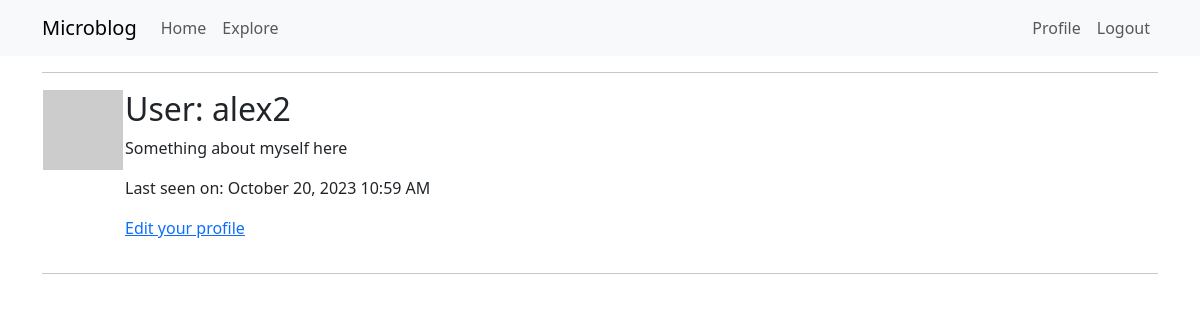
Before: /user/alex2 (signed in) with the older database file.
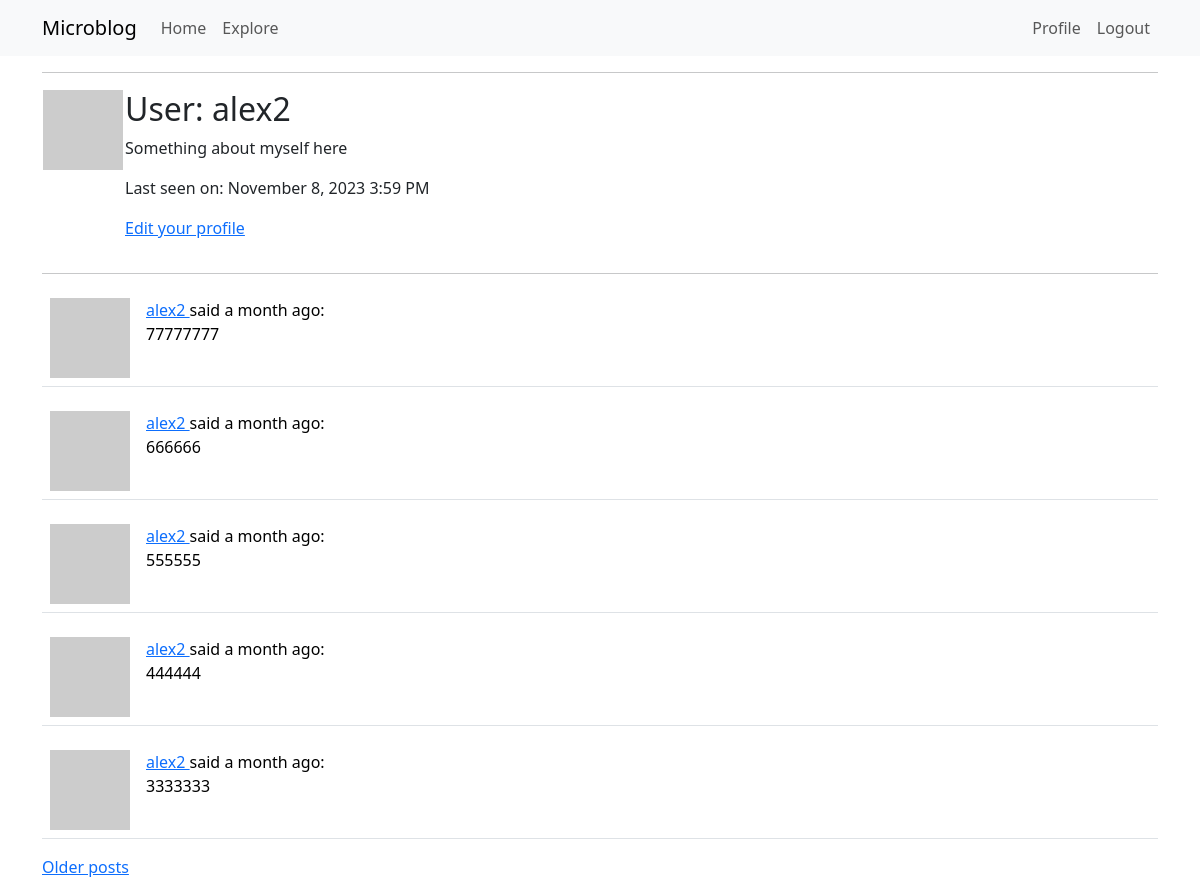
After: the same page with the newer database file.
### app/models.py (models this page shows, shortened)
class User(UserMixin, db.Model):
    id = db.Column(db.Integer, primary_key=True)
    username = db.Column(db.String(64), index=True, unique=True)
    email = db.Column(db.String(120), index=True, unique=True)
    password_hash = db.Column(db.String(128))
    posts = db.relationship('Post', backref='author', lazy='dynamic')
    about_me = db.Column(db.String(140))
    last_seen = db.Column(db.DateTime, default=datetime.utcnow)
    followed = db.relationship(
        'User', secondary=followers,
        primaryjoin=(followers.c.follower_id == id),
        secondaryjoin=(followers.c.followed_id == id),
        backref=db.backref('followers', lazy='dynamic'), lazy='dynamic')
    def avatar(self, size):
        digest = md5(self.email.lower().encode('utf-8')).hexdigest()
        return 'https://www.gravatar.com/avatar/{}?d=identicon&s={}'.format(
            digest, size)

class Post(db.Model):
    id = db.Column(db.Integer, primary_key=True)
    body = db.Column(db.String(140))
    timestamp = db.Column(db.DateTime, index=True, default=datetime.utcnow)
    user_id = db.Column(db.Integer, db.ForeignKey('user.id'))

### app/routes.py (the view)
@app.route('/user/<username>')
@login_required
def user(username):
    user = User.query.filter_by(username=username).first_or_404()
    page = request.args.get('page', 1, type=int)
    posts = user.posts.order_by(Post.timestamp.desc()).paginate(
        page=page, per_page=app.config['POSTS_PER_PAGE'], error_out=False)
    next_url = url_for('user', username=user.username, page=posts.next_num) \
        if posts.has_next else None
    prev_url = url_for('user', username=user.username, page=posts.prev_num) \
        if posts.has_prev else None
    form = EmptyForm()
    return render_template('user.html', user=user, posts=posts.items, next_url=next_url, prev_url=prev_url, form=form)

### app/models.py (called while the page is built)
@login.user_loader
def load_user(id):
    return User.query.get(int(id))

### app/routes.py (called while the page is built)
@app.before_request
def before_request():
    if current_user.is_authenticated:
        current_user.last_seen = datetime.utcnow()
        db.session.commit()

### app/templates/user.html (shortened to what this page needs)
{% extends "base.html" %}
{% block content %}
    <table>
        <tr valign="top">
            <td><img src="{{ user.avatar(128) }}"></td>
            <td>
                <h2>User: {{ user.username }}</h2>
                {% if user.about_me %}<p>{{ user.about_me }}</p>{% endif %}
                {% if user.last_seen %}
                <p>Last seen on: {{ moment(user.last_seen).format('LLL') }}</p>
                {% endif %}
                {% if user == current_user %}
                <p><a href="{{ url_for('edit_profile') }}">Edit your profile</a></p>
                {% endif %}
            </td>
        </tr>
    </table>
    <hr>
    {% for post in posts %}
        {% include '_post.html' %}
    {% endfor %}
    {% if next_url %}
    <a href="{{ next_url }}">Older posts</a>
    {% endif %}
{% endblock %}

### app/templates/_post.html
    <table class="table table-hover">
        <tr>
            <td width="70px">
                <a href="{{ url_for('user', username=post.author.username) }}">
                    <img src="{{ post.author.avatar(70) }}" />
                </a>
            </td>
            <td>
                <a href="{{ url_for('user', username=post.author.username) }}">
                    {{ post.author.username }}
                </a>
                said {{ moment(post.timestamp).fromNow() }}:
                <br>
                {{ post.body }}
            </td>
        </tr>
    </table>

Changed rows visible on the page:
changed User "alex2": last_seen "October 20, 2023 10:59 AM" → "November 8, 2023 3:59 PM"
added Post: author.username "alex2", timestamp "a month ago", body "77777777"
added Post: author.username "alex2", timestamp "a month ago", body "666666"
added Post: author.username "alex2", timestamp "a month ago", body "555555"
added Post: author.username "alex2", timestamp "a month ago", body "444444"
added Post: author.username "alex2", timestamp "a month ago", body "3333333"
Other visible differences:
text now shown: "Older posts"
